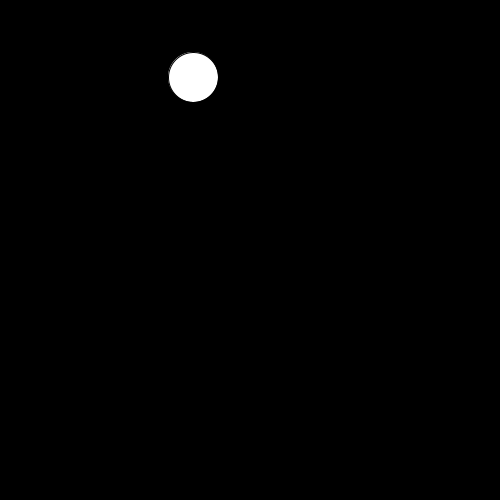
Frame 1 (no input)
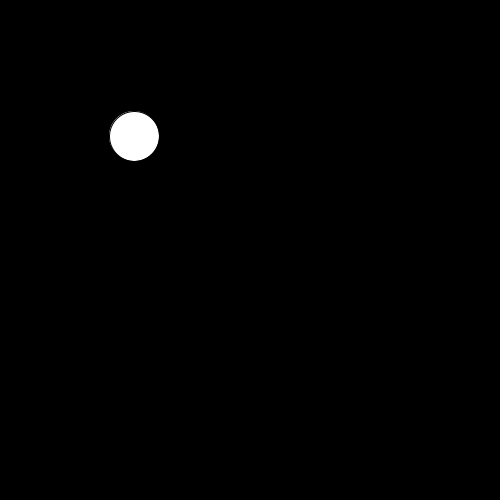
Frame 60 (the mouse pressed at the canvas centre just before this capture)
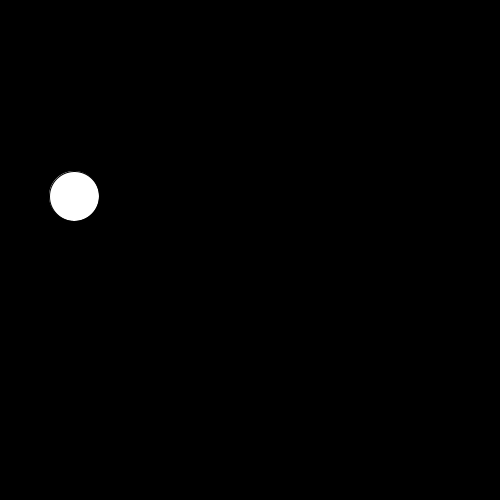
Frame 120 (the mouse held since frame 60 and released just before this capture)

The Processing sketch that drew these frames (run headless with seeded random() and noise(); from frame 60 on, the mouse is pressed at the canvas centre):

// Processing sketch: processing_82812
// ── processing_82812.pde

//Perry Phan, comp. prog 4/5, Bouncing Ball 
Ball perry;
void setup()
{
  perry = new Ball();
  size(500, 500);
}
void draw()
{
  background (0, 0, 0);
  perry.show();
  perry.bounce();
  perry.move();
}
class Ball
{
  int x, y;
  boolean up, right;
  Ball()
  {
    x=int(random(300));
    y=int(random(300));
    up=false;
    right=false;
  }
  void move()
  {
    if (right == true)
    {
      x++;
    }
    else
    {
      x--;
    }
    if (up==true)
    {
      y--;
    }
    else
    {
      y++;
    }
  }
  void show()
  {
    ellipse(x, y, 50, 50);
  }
  void bounce()
  {
    if (x<0)
    {
      right=true;
    }
    if (x>500)
    {
      right=false;
    }
    if (y<0)
    {
      up=false;
    }
    if (y>500)
    {
      up=true;
    }
  }
}
